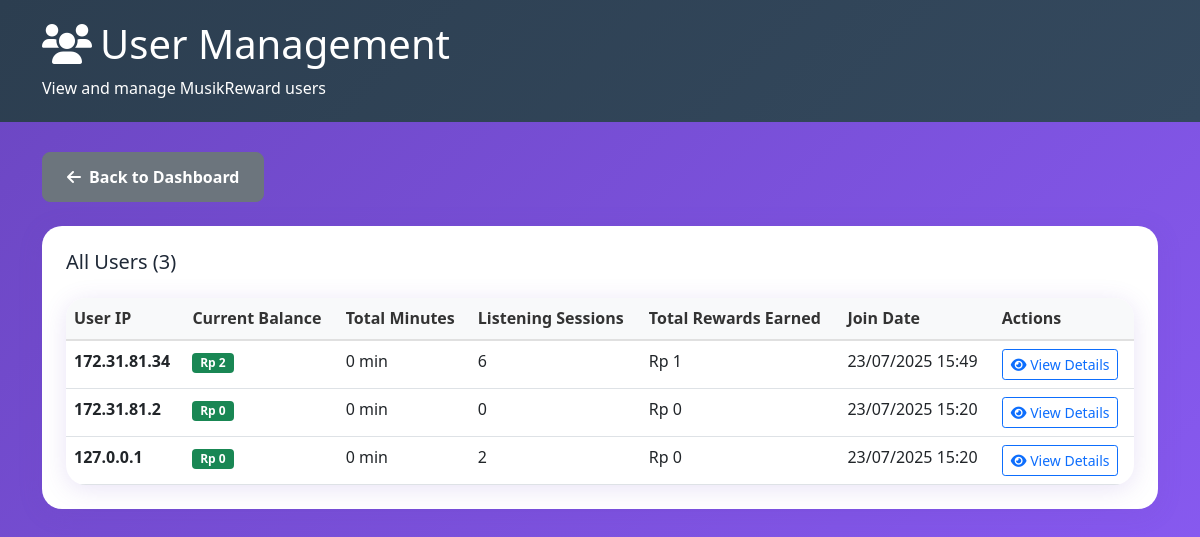
Page /admin/users.php (signed in) on the committed database.
### tables this page shows
CREATE TABLE users (
            id INTEGER PRIMARY KEY AUTOINCREMENT,
            user_ip TEXT NOT NULL UNIQUE,
            balance REAL DEFAULT 0.00,
            total_minutes INTEGER DEFAULT 0,
            created_at DATETIME DEFAULT CURRENT_TIMESTAMP
        );

### admin/users.php (the view, shortened to what this page needs)
<?php
require_once '../config/database.php';
$stmt = $pdo->query("
    SELECT u.*,
           COUNT(ls.id) as listening_sessions,
           SUM(ls.minutes_listened) as total_minutes_listened,
           SUM(ls.reward_earned) as total_rewards_earned
    FROM users u
    LEFT JOIN listening_sessions ls ON u.user_ip = ls.user_ip
    GROUP BY u.id
    ORDER BY u.created_at DESC
");
$users = $stmt->fetchAll();
?>
<!DOCTYPE html>
<html lang="id">
<head>
    <link href="https://cdn.jsdelivr.net/npm/bootstrap@5.1.3/dist/css/bootstrap.min.css" rel="stylesheet">
    <link href="https://cdnjs.cloudflare.com/ajax/libs/font-awesome/6.0.0/css/all.min.css" rel="stylesheet">
    <link href="../assets/css/style.css" rel="stylesheet">
</head>
<body>
    <div class="admin-header">
        <div class="container">
            <h1><i class="fas fa-users me-2"></i>User Management</h1>
            <p class="mb-0">View and manage MusikReward users</p>
        </div>
    </div>
    <div class="container">
        <div class="row">
            <div class="col-md-12 mb-4">
                <a href="index.php" class="btn btn-secondary">
                    <i class="fas fa-arrow-left me-2"></i>Back to Dashboard
                </a>
            </div>
        </div>
        <div class="admin-card">
            <h5 class="mb-4">All Users (<?= count($users) ?>)</h5>
            <div class="table-responsive">
                <table class="table">
                    <thead>
                        <tr>
                            <th>User IP</th>
                            <th>Current Balance</th>
                            <th>Total Minutes</th>
                            <th>Listening Sessions</th>
                            <th>Total Rewards Earned</th>
                            <th>Join Date</th>
                            <th>Actions</th>
                        </tr>
                    </thead>
                    <tbody>
                        <?php foreach ($users as $user): ?>
                        <tr>
                            <td>
                                <strong><?= htmlspecialchars($user['user_ip']) ?></strong>
                            </td>
                            <td>
                                <span class="badge bg-success">
                                    Rp <?= number_format($user['balance'], 0, ',', '.') ?>
                                </span>
                            </td>
                            <td><?= number_format($user['total_minutes'] ?: 0) ?> min</td>
                            <td><?= number_format($user['listening_sessions'] ?: 0) ?></td>
                            <td>Rp <?= number_format($user['total_rewards_earned'] ?: 0, 0, ',', '.') ?></td>
                            <td><?= date('d/m/Y H:i', strtotime($user['created_at'])) ?></td>
                            <td>
                                <button class="btn btn-sm btn-outline-primary" onclick="viewUserDetails('<?= $user['user_ip'] ?>')">
                                    <i class="fas fa-eye"></i> View Details
                                </button>
                            </td>
                        </tr>
                        <?php endforeach; ?>
                    </tbody>
                </table>
            </div>
        </div>
    </div>
</body>
</html>

### assets/css/style.css (style rules this page uses)
:root { --primary-color: #6B46C1; --secondary-color: #8B5CF6; --tertiary-color: #3B82F6; --accent-color: #92400E; --success-color: #10B981; --background-color: #F8FAFC; --wave-gradient: linear-gradient(135deg, #6B46C1 0%, #8B5CF6 25%, #3B82F6 50%, #92400E 75%, #6B46C1 100%); --card-shadow: 0 4px 25px rgba(107, 70, 193, 0.15); --border-radius: 20px; }
* { margin: 0; padding: 0; box-sizing: border-box; }
body { font-family: 'Segoe UI', Tahoma, Geneva, Verdana, sans-serif; background: var(--wave-gradient); background-size: 400% 400%; animation: waveAnimation 15s ease-in-out infinite; line-height: 1.6; color: #1F2937; min-height: 100vh; }
.btn-secondary { border-radius: 8px; padding: 12px 24px; font-weight: 600; }
.admin-header { background: linear-gradient(135deg, #2C3E50, #34495E); color: white; padding: 20px; margin-bottom: 30px; }
.admin-card { background: white; border-radius: var(--border-radius); box-shadow: var(--card-shadow); padding: 24px; margin-bottom: 24px; }
.table-responsive { border-radius: var(--border-radius); overflow: hidden; box-shadow: var(--card-shadow); }
.table { margin-bottom: 0; }
.table thead th { background-color: #F8F9FA; border-bottom: 2px solid #E0E0E0; font-weight: 600; color: #333; }

### rows in the picture
users: user_ip "172.31.81.34", balance "2", total_minutes "0", listening_sessions "6", total_rewards_earned "1", created_at "23/07/2025 15:49"
users: user_ip "172.31.81.2", balance "0", total_minutes "0", listening_sessions "0", total_rewards_earned "0", created_at "23/07/2025 15:20"
users: user_ip "127.0.0.1", balance "0", total_minutes "0", listening_sessions "2", total_rewards_earned "0", created_at "23/07/2025 15:20"

### other values in the picture
count($users) "3"
